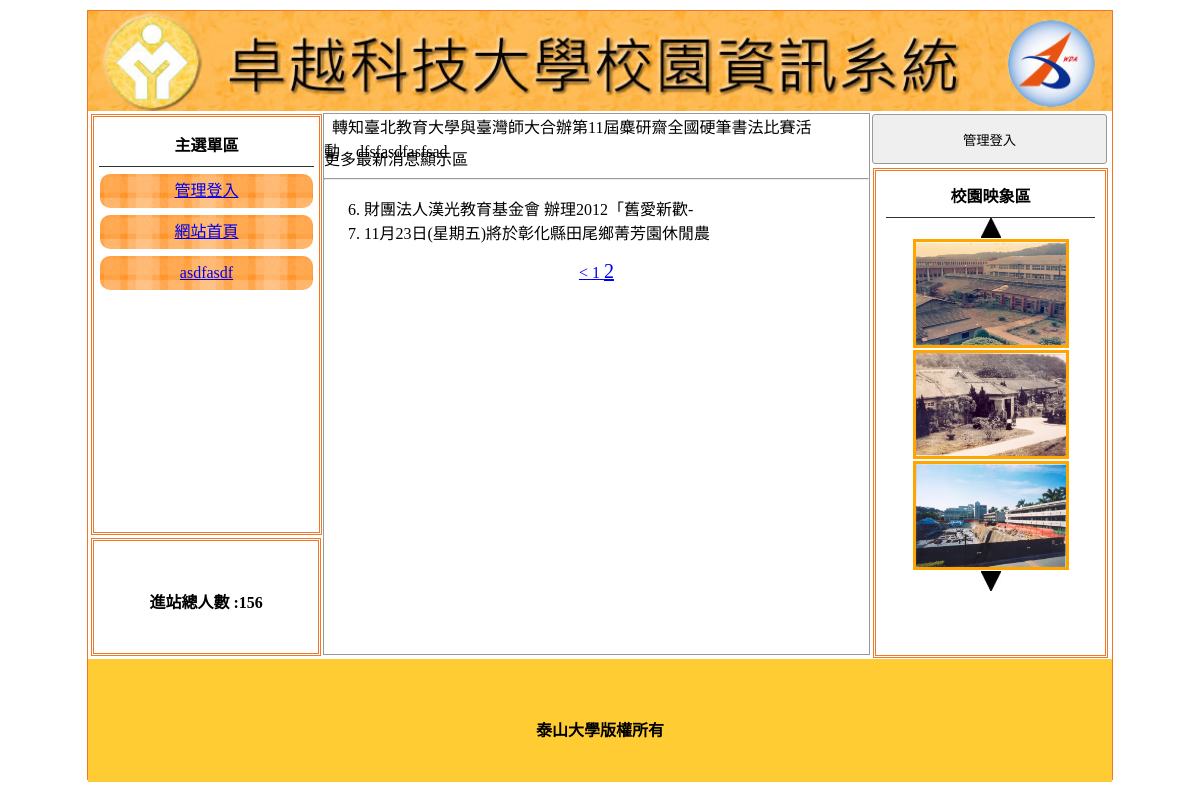
The app's page /?do=news&p=2 with its own data.
### tables this page shows
CREATE TABLE `title` (
  `id` int(10) UNSIGNED NOT NULL,
  `img` text NOT NULL,
  `text` text NOT NULL,
  `sh` int(1) NOT NULL
);

CREATE TABLE `menu` (
  `id` int(10) UNSIGNED NOT NULL,
  `href` text NOT NULL,
  `text` text NOT NULL,
  `sh` int(1) NOT NULL,
  `main_id` int(10) UNSIGNED NOT NULL
);

CREATE TABLE `total` (
  `id` int(10) UNSIGNED NOT NULL,
  `total` int(11) NOT NULL
);

CREATE TABLE `ad` (
  `id` int(10) UNSIGNED NOT NULL,
  `text` text NOT NULL,
  `sh` int(1) NOT NULL
);

CREATE TABLE `news` (
  `id` int(10) UNSIGNED NOT NULL,
  `text` text NOT NULL,
  `sh` int(1) NOT NULL
);

CREATE TABLE `image` (
  `id` int(10) UNSIGNED NOT NULL,
  `img` text NOT NULL,
  `sh` int(1) NOT NULL
);

CREATE TABLE `bottom` (
  `id` int(10) UNSIGNED NOT NULL,
  `bottom` text NOT NULL
);

### api/db.php (called while the page is built, shortened)
<?php
class DB{
    protected $dsn="mysql:host=localhost;charset=utf8;dbname=db21";
    protected $pdo;
    protected $table;
    function __construct($table){
        $this->table=$table;
        $this->pdo=new PDO($this->dsn,'root','');
    }
    function all(...$arg){
        $sql="SELECT * FROM $this->table ";
        if(isset($arg[0])){
            if(is_array($arg[0])){
                $tmp=$this->a2s($arg[0]);
                $sql .= " WHERE ".join(" AND ",$tmp);
            }else{
                $sql .= $arg[0];
            }
        }
        if(isset($arg[1])){
            $sql .= $arg[1];
        }
        return $this->pdo->query($sql)->fetchAll(PDO::FETCH_ASSOC);
    }
    function count(...$arg){
        $sql="SELECT count(*) FROM $this->table ";
        if(isset($arg[0])){
            if(is_array($arg[0])){
                $tmp=$this->a2s($arg[0]);
                $sql .= " WHERE ".join(" AND ",$tmp);
            }else{
                $sql .= $arg[0];
            }
        }
        return $this->pdo->query($sql)->fetchColumn();
    }
    function find($arg){
        $sql="SELECT * FROM $this->table ";
        if(is_array($arg)){
            $tmp=$this->a2s($arg);
            $sql .= " WHERE ".join(" AND ",$tmp);
        }else{
            $sql .= " WHERE `id`='$arg'";
        }
        return $this->pdo->query($sql)->fetch(PDO::FETCH_ASSOC);
    }
protected function a2s($array){
    $tmp=[];
    foreach($array as $key => $val){
        $tmp[]="`$key`='$val'";
    }
    return $tmp;
}
}
$Title=new DB('title');
$Ad=new DB('ad');
$Image=new DB('image');
$News=new DB('news');
$Menu=new DB('menu');
$Total=new DB('total');
$Bottom=new DB('bottom');

### index.php (the view, shortened to what this page needs)
<?php include_once "api/db.php";?>
<!DOCTYPE html PUBLIC "-//W3C//DTD XHTML 1.0 Transitional//EN" "http://www.w3.org/TR/xhtml1/DTD/xhtml1-transitional.dtd">
<html xmlns="http://www.w3.org/1999/xhtml"><head><meta http-equiv="Content-Type" content="text/html; charset=UTF-8">
<link href="./css/css.css" rel="stylesheet" type="text/css">
</head>
<body>
	<div id="main">
    	<?php $title=$Title->find(['sh'=>1]);?>
    	<a title="<?= $title['text']; ?>" href="index.php">
			<div class="ti" style="background:url(&#39;upload/<?= $title['img']; ?>&#39;); background-size:cover;"></div>
		</a>
        	<div id="ms">
             	<div id="lf" style="float:left;">
            		<div id="menuput" class="dbor">
                    <span class="t botli">主選單區</span>
					<?php
					$mains=$Menu->all(['sh'=>1,'main_id'=>0]);
					foreach($mains as $main):?>
						<div class='mainmu cent'>
							<a href="<?= $main['href'] ?>"><?= $main['text'] ?></a>
						</div>
					<?php endforeach;?>
                    </div>
                    <div class="dbor" style="margin:3px; width:95%; height:20%; line-height:100px;">
                    	<span class="t">進站總人數 :<?= $Total->find(1)['total'] ?></span>
                    </div>
        		</div>
				<?php
				$do=$_GET['do']??"main";
				$file="front/$do.php";
				if(file_exists($file)){
					include $file;
				}else{
					include "front/main.php";
				}
				?>
                     <div class="di di ad" style="height:540px; width:23%; padding:0px; margin-left:22px; float:left; ">
                	<button style="width:100%; margin-left:auto; margin-right:auto; margin-top:2px; height:50px;" onclick="lo(&#39;?do=login&#39;)">管理登入</button>
                	<div style="width:89%; height:480px;" class="dbor">
                    	<span class="t botli">校園映象區</span>
						<div class="cent"><img src="icon/up.jpg" onclick="pp(1)"></div>
						<?php
							$imgs=$Image->all(['sh'=>1]);
							foreach($imgs as $idx => $img):
						?>
							<div class="im cent" id="ssaa<?= $idx; ?>" >
								<img src="upload/<?= $img['img']; ?>" alt="" style="width:150px;height:103px;border:3px solid orange;margin:1px"></div>
						<?php endforeach;?>
						<div class="cent"><img src="icon/dn.jpg" onclick="pp(2)"></div>
                    </div>
                </div>
                            </div>
            	<div style="width:1024px; left:0px; position:relative; background:#FC3; margin-top:4px; height:123px; display:block;">
                	<span class="t" style="line-height:123px;"><?= $Bottom->find(1)['bottom'] ?></span>
                </div>
    </div>
</body></html>

### front/news.php (shortened to what this page needs)
            <div class="di" style="height:540px; border:#999 1px solid; width:53.2%; margin:2px 0px 0px 0px; float:left; position:relative; left:20px;">
<?php include "include/marquee.php";?>
                <div style="height:32px; display:block;"></div>
                <div>
		<div>
			更多最新消息顯示區
		</div>
		<hr>
<?php
    $db=$News;
                $all=$db->count(['sh'=>1]);
                $div=5;
                $pages=ceil($all/$div);
                $now=$_GET['p']??1;
                $start=($now-1)*$div;
                $rows=$db->all(['sh'=>1]," limit $start,$div");
?>
<ol start="<?= $start+1; ?>" >
<?php
 foreach($rows as $row):
?>
	<li class='sswww'>
		<?= mb_substr($row['text'],0,25); ?>
	</li>
<?php endforeach;?>
</ol>
        <div class='cent'>
            <?php
                if($now-1 > 0){
                    $prev=$now-1;
                    echo "<a href='?do=$do&p=$prev'> < </a>";
                }
                for($i=1;$i<=$pages;$i++){
                    $size=($i==$now)?'20px':'16px';
                    echo "<a href='?do=$do&p=$i' style='font-size:$size'> $i </a>";
                }
            ?>
        </div>
</div>
             </div>

### include/marquee.php (shortened to what this page needs)
      	                     <marquee scrolldelay="120" direction="left" style="position:absolute; width:100%; height:40px;">
          	                                        <?php
                  $ads=$Ad->all(['sh'=>1]);
                  foreach($ads as $ad){
                      echo $ad['text'];
                  }
              ?>
</marquee>

### css/css.css (style rules this page uses)
body { padding:0px; margin:0px; }
#main { width:1024px; height:768px; margin:10px auto 10px auto; border:#EE7728 1px solid; position:relative; }
.ti { width:100%; height:100px; position:relative; background-size:cover; background-repeat:no-repeat; }
.dbor { border:#EE7728 double 3px; margin:1px; padding:2px 10px 2px 10px; }
.t { font-weight:800; display:block; text-align:center; padding:10px 1px 10px 1px; }
.botli { border-bottom:#333 1px solid; }
.mainmu { position:relative; border-radius:10px; background:url(../icon/menu.fw.png) center no-repeat; background-size:cover; line-height:30px; padding:2px 10px 2px 10px; margin:7px 1px 7px 1px; }
#lf { height:540px; width:21%; display:inline-block; }
#menuput { width:100%; height:75%; position:relative; padding:5px; display:block; margin: 3px; }
.di { display:inline-block; }
.ad { margin:1px; padding:2px 10px 2px 10px; }
.cent { text-align:center; }
input,button { border:#999 1px solid; border-radius:3px; background:#EFEFEF; padding:5px; margin:3px; }

### records on screen
title: img (picture)
menu: text "管理登入"
menu: text "網站首頁"
menu: text "asdfasdf"
total: total "156"
ad: text "轉知臺北教育大學與臺灣師大合辦第11屆麋研齋全國硬筆書法比賽活動"
ad: text "dfsfasdfasfsad"
news: text "財團法人漢光教育基金會 辦理2012「舊愛新歡-"
news: text "11月23日(星期五)將於彰化縣田尾鄉菁芳園休閒農"
image: img (picture)
image: img (picture)
image: img (picture)
bottom: bottom "泰山大學版權所有"
